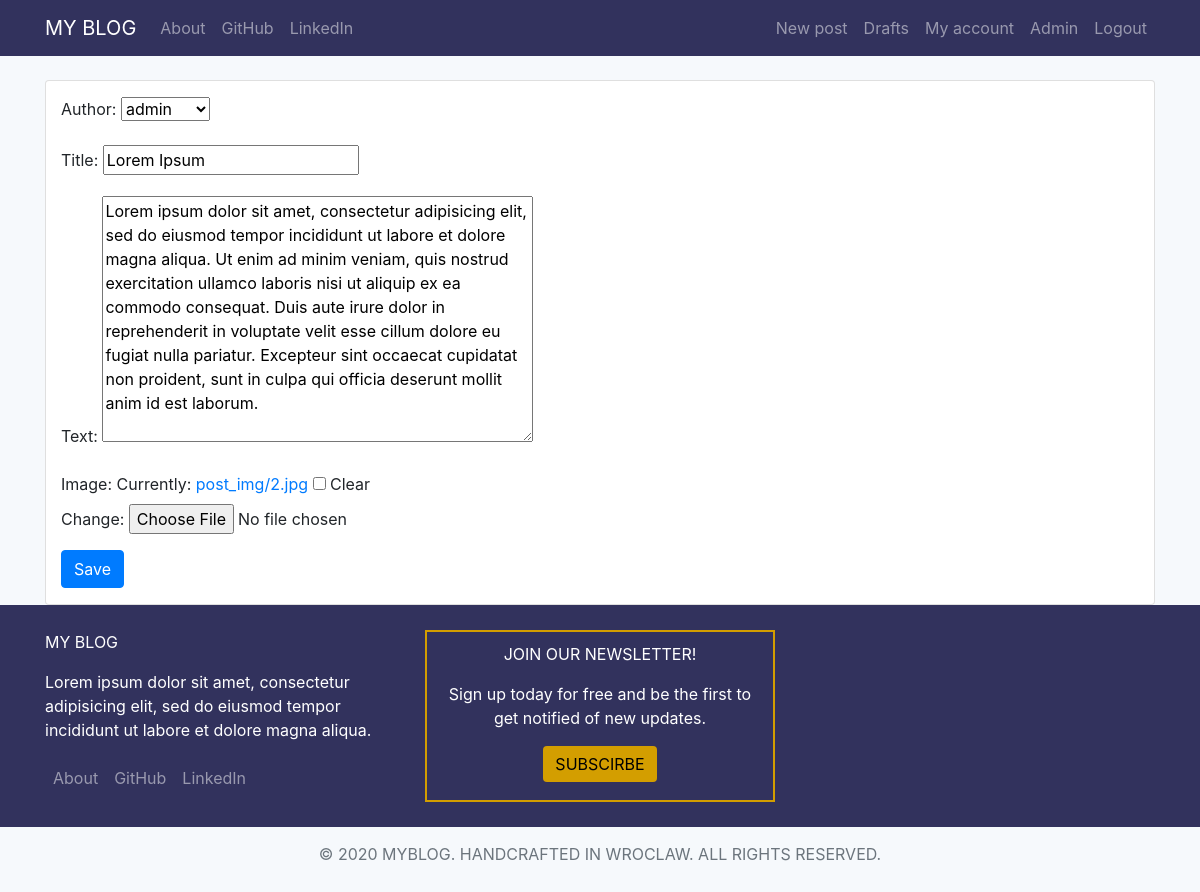
/post/19/edit/ (signed in), run on the app's committed database.
### blog/models.py (models this page shows, shortened)
class Post(models.Model):
    author = models.ForeignKey("auth.User", on_delete=models.CASCADE)
    title = models.CharField(max_length=200)
    text = models.TextField()
    image = models.ImageField(upload_to="post_img/", blank=True)
    create_date = models.DateTimeField(default=timezone.now)
    published_date = models.DateTimeField(blank=True, null=True)

### blog/views.py (the view)
# urls.py: path("post/<int:pk>/edit/", views.UpdatePostView.as_view(), name="post_edit"),
class UpdatePostView(LoginRequiredMixin, UpdateView):
    login_url = "/login/"
    redirect_field_name = "blog/post_detail.html"
    form_class = PostForm
    model = Post

### blog/forms.py
class PostForm(forms.ModelForm):
    class Meta:
        model = Post
        fields = ("author", "title", "text", "image")
        widgets = {
            "title": forms.TextInput(),
            "text": forms.Textarea(),
        }

### blog/templates/blog/post_form.html (shortened to what this page needs)
{% extends "blog/base.html" %}
{% block body_block %}
  <div class="card">
    <div class="container my-3">
      <form class="post-form" method="POST" enctype='multipart/form-data'>
        {{form.as_p}}
        <button type="submit" class="btn btn-primary">Save</button>
      </form>
    </div>
  </div>
{% endblock %}

### blog/static/css/blog.css (style rules this page uses)
body { background-color: rgb(246, 249, 252); margin: 0px; border: 0px; padding: 0px; }

### data on the page
Post: author "admin", title "Lorem Ipsum", text "Lorem ipsum dolor sit amet, consectetur adipisicing elit, sed do eiusmod tempor incididunt ut labore et dolore magna aliqua. Ut enim ad minim veniam, quis nostrud exercitation ullamco laboris nisi ut aliquip ex ea commodo consequat. Duis aute irure dolor in reprehenderit in voluptate velit esse cillum dolore eu fugiat nulla pariatur. Excepteur sint occaecat cupidatat non proident, sunt in culpa qui officia deserunt mollit anim id est laborum."
